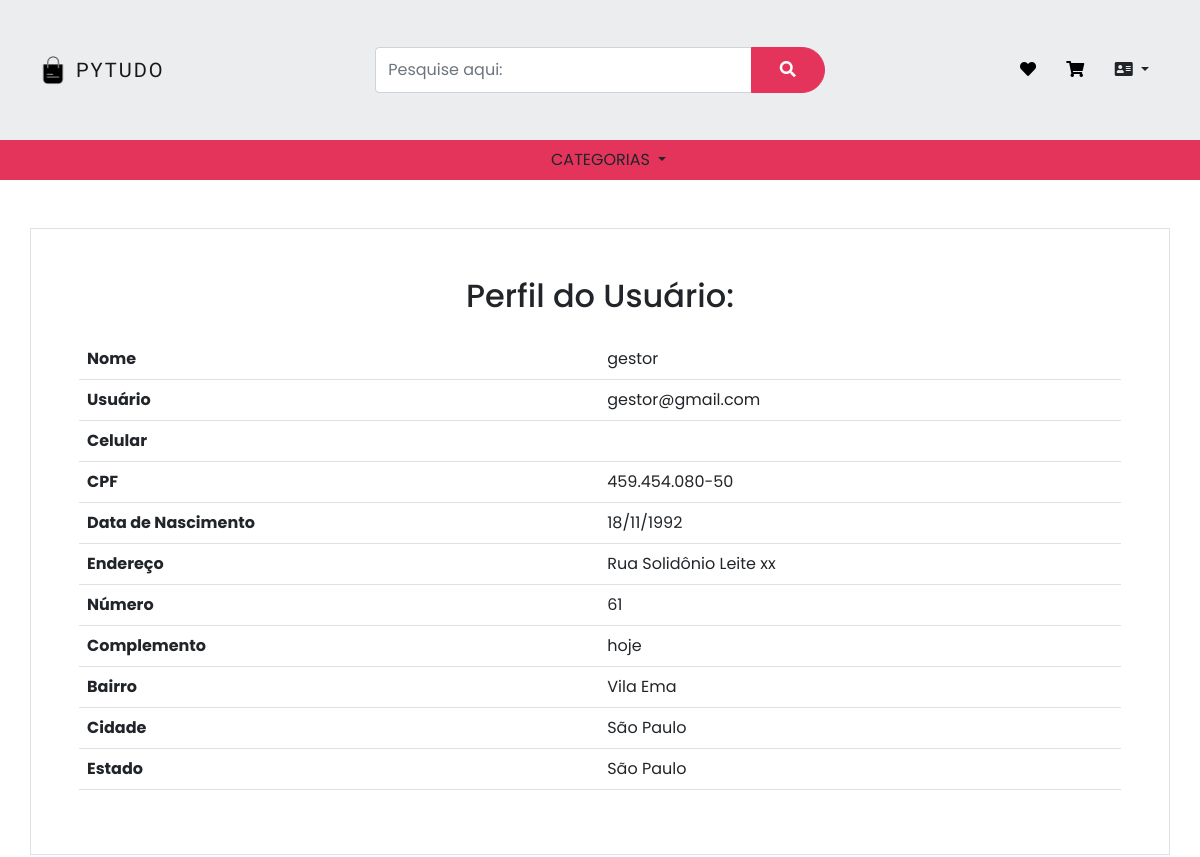
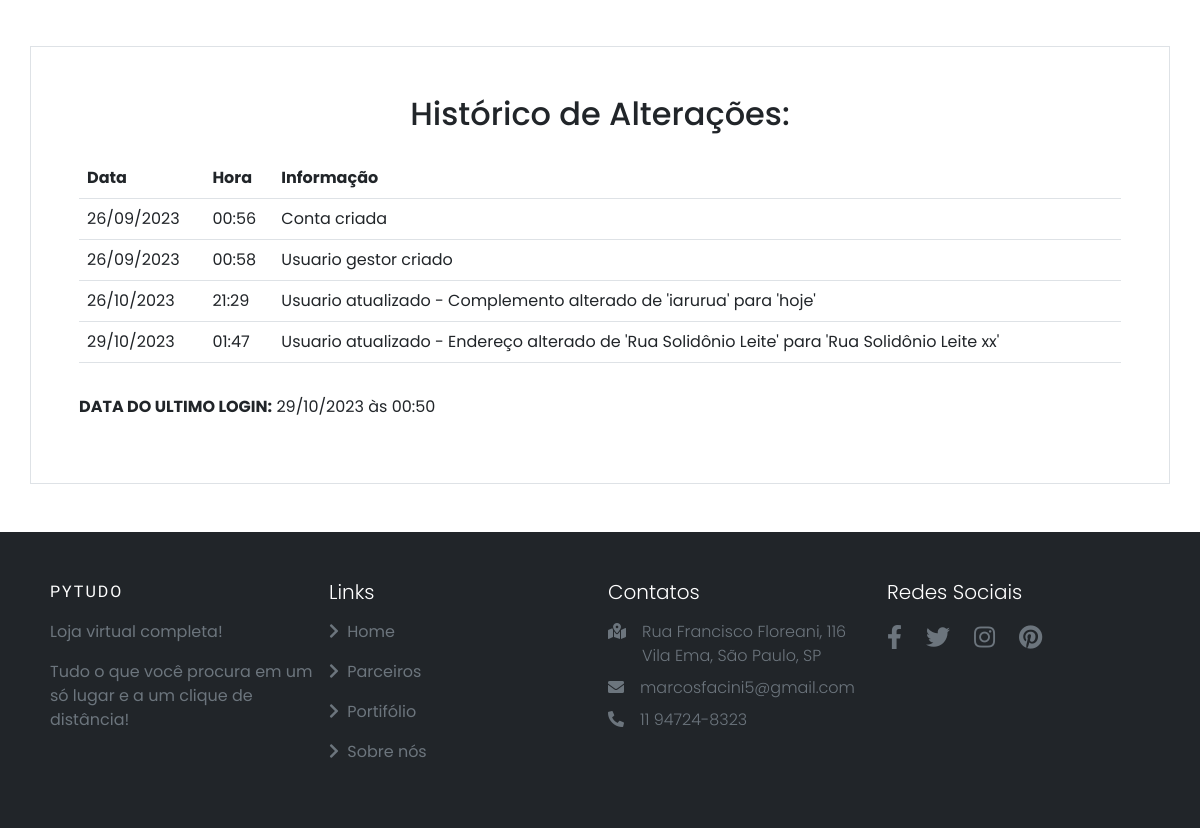
Page /usuarios/ver_usuario/27 on the earlier database version (2 pictures, top to bottom).
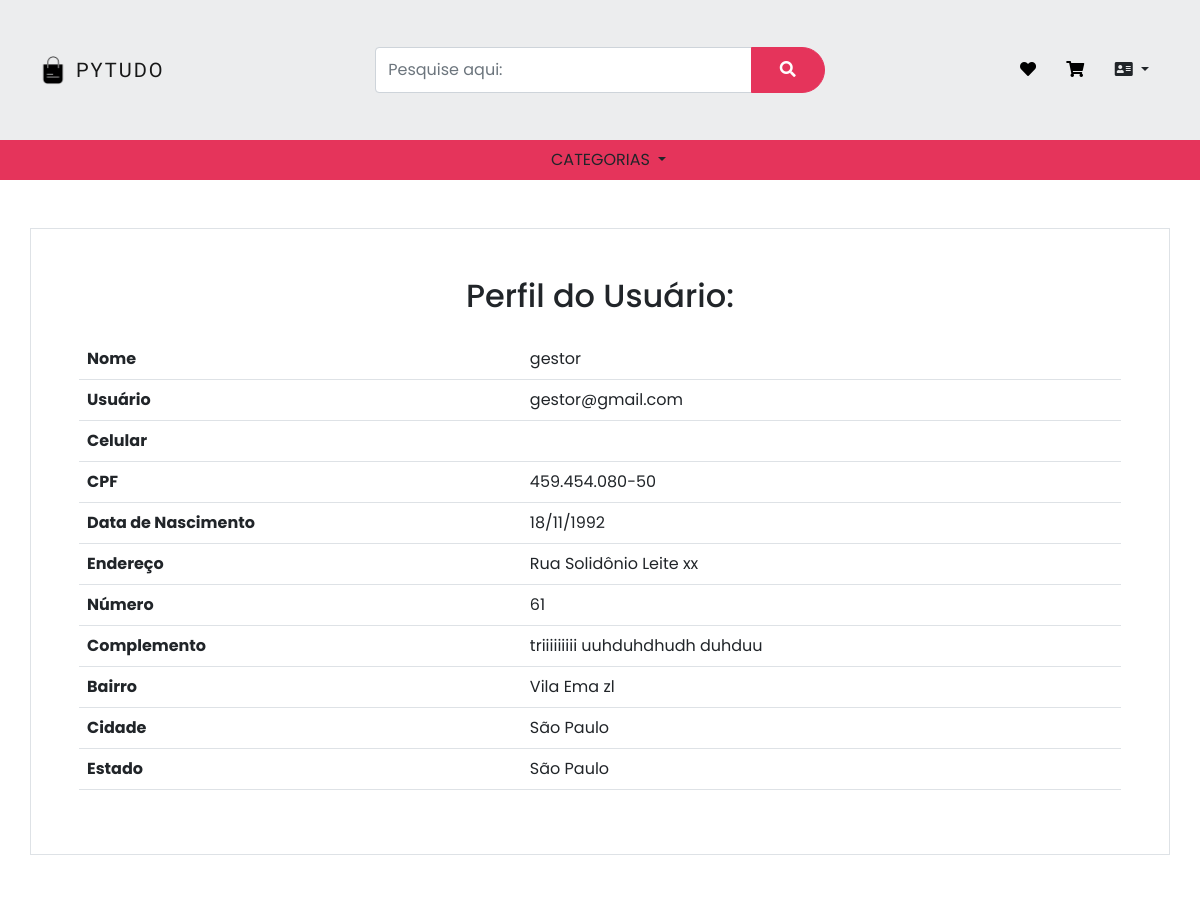
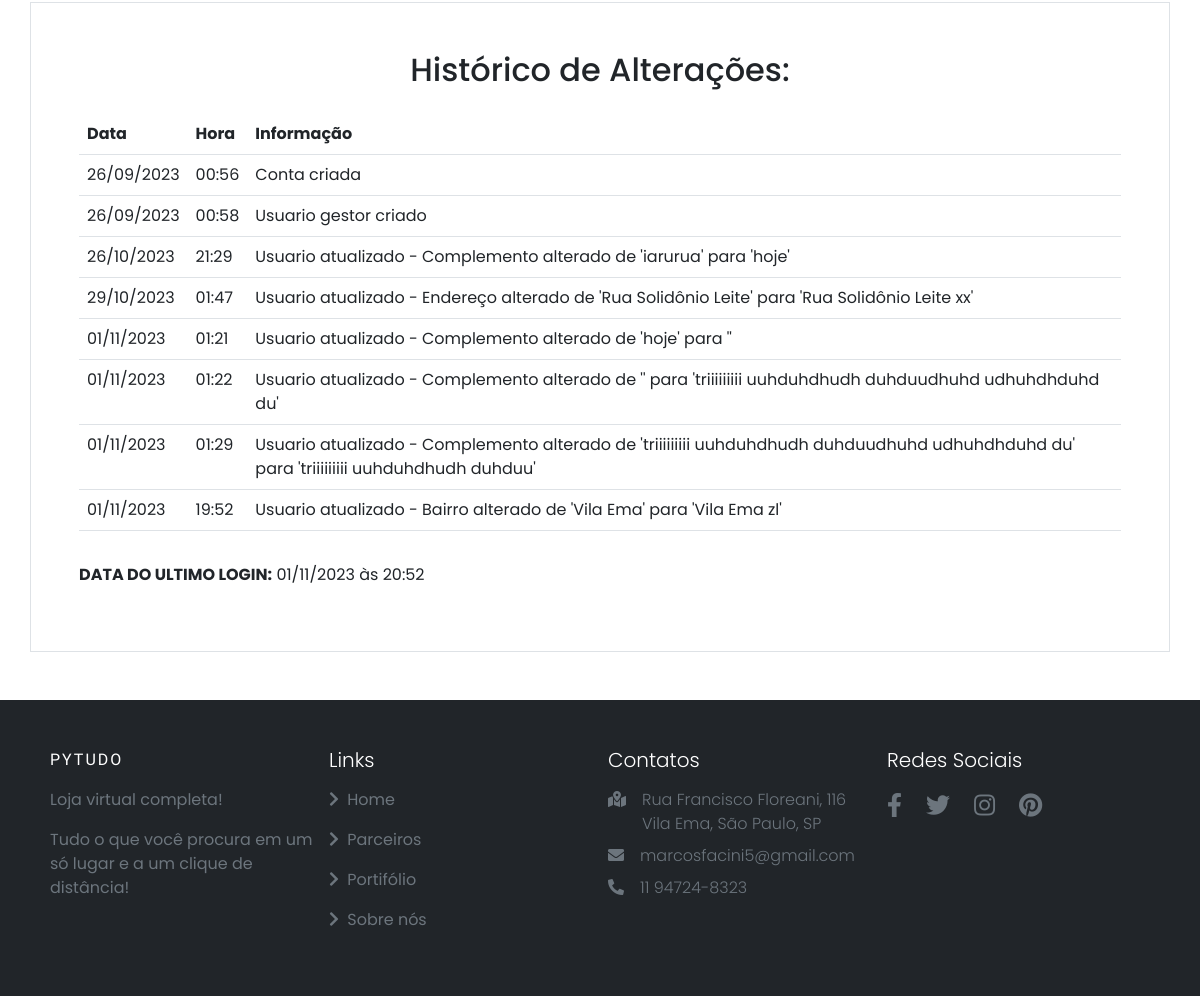
Same page on the later database version (2 pictures, top to bottom).
### usuarios/models.py (models this page shows, shortened)
class Usuarios(models.Model):
    ESTADOS_BRASILEIROS = (
        ('AC', 'Acre'),
        ('AL', 'Alagoas'),
        ('AP', 'Amapá'),
        ('AM', 'Amazonas'),
        ('BA', 'Bahia'),
        ('CE', 'Ceará'),
        ('DF', 'Distrito Federal'),
        ('ES', 'Espírito Santo'),
        ('GO', 'Goiás'),
        ('MA', 'Maranhão'),
        ('MT', 'Mato Grosso'),
        ('MS', 'Mato Grosso do Sul'),
        ('MG', 'Minas Gerais'),
        ('PA', 'Pará'),
        ('PB', 'Paraíba'),
        ('PR', 'Paraná'),
        ('PE', 'Pernambuco'),
        ('PI', 'Piauí'),
        ('RJ', 'Rio de Janeiro'),
        ('RN', 'Rio Grande do Norte'),
        ('RS', 'Rio Grande do Sul'),
        ('RO', 'Rondônia'),
        ('RR', 'Roraima'),
        ('SC', 'Santa Catarina'),
        ('SP', 'São Paulo'),
        ('SE', 'Sergipe'),
        ('TO', 'Tocantins'),
    )
    usuario = models.ForeignKey(settings.AUTH_USER_MODEL, on_delete=models.CASCADE)
    nome = models.CharField(max_length=40)
    cpf = CPFField('CPF')
    data_de_nascimento = models.DateField()
    celular = PhoneNumberField(null=False, blank=False)
    endereco = models.CharField(max_length=50)
    numero_endereco = models.CharField(max_length=10)
    complemento = models.CharField(max_length=50, blank=True, null= True)
    bairro = models.CharField(max_length=30)
    cidade = models.CharField(max_length=30)
    estado = models.CharField(max_length=2, choices=ESTADOS_BRASILEIROS)
    data_atualizacao = models.DateTimeField(auto_now=True, null=True)

class RegistroAlteracaoUsuario(models.Model):
    usuario = models.ForeignKey(Usuarios, on_delete=models.SET_NULL, null=True)
    data_atualizacao = models.DateTimeField(default=timezone.now)
    detalhes = models.TextField()

### usuarios/views.py (the view)
# urls.py: path('ver_usuario/<int:id>', views.ver_usuario, name='ver_usuario'),
def ver_usuario(request, id):
    usuario = Usuarios.objects.get(id=id)
    registros = RegistroAlteracaoUsuario.objects.filter(usuario_id=id)
    return render(request, 'ver_usuario.html', {'usuario': usuario, 'registros': registros})

### usuarios/templates/ver_usuario.html (shortened to what this page needs)
{% extends 'base.html' %}
{% load static %}
{% block 'body' %}
<div class="container p-5 my-5 border">
    <h2 class="text-center mb-4">Perfil do Usuário:</h2>
    <div class="table-responsive">
      <table class="table">
          <tr>
            <td class="fw-bold">Nome</td>
            <td>{{usuario.nome}}</td>
          </tr>
          <tr>
            <td class="fw-bold">Usuário</td>
            <td>{{usuario.usuario}}</td>
          </tr>
          <tr>
            <td class="fw-bold">Celular</td>
            <td>{{usuario.celular.as_national}}</td>
          </tr>
          <tr>
            <td class="fw-bold">CPF</td>
            <td>{{usuario.cpf}}</td>
          </tr>
          <tr>
            <td class="fw-bold">Data de Nascimento</td>
            <td>{{usuario.data_de_nascimento|date:"d/m/Y"}}</td>
          </tr>
          <tr>
            <td class="fw-bold">Endereço</td>
            <td>{{usuario.endereco}}</td>
          </tr>
          <tr>
            <td class="fw-bold">Número</td>
            <td>{{usuario.numero_endereco}}</td>
          </tr>
          {% if usuario.complemento %}
          <tr>
            <td class="fw-bold">Complemento</td>
            <td>{{usuario.complemento}}</td>
          </tr>
          {% endif %}
          <tr>
            <td class="fw-bold">Bairro</td>
            <td>{{usuario.bairro}}</td>
          </tr>
          <tr>
            <td class="fw-bold">Cidade</td>
            <td>{{usuario.cidade}}</td>
          </tr>
          <tr>
            <td class="fw-bold">Estado</td>
            <td>{{usuario.get_estado_display}}</td>
          </tr>
      </table>
    </div>
</div>
<div class="container p-5 mb-5 border">
    <h2 class="text-center mb-4">Histórico de Alterações:</h2>
    <div class="table-responsive">
      <table class="table">
        <tr>
          <th>Data</th>
          <th>Hora</th>
          <th>Informação</th>
        </tr>
        <tr>
          <td>{{usuario.usuario.date_joined|date:"d/m/Y" }}</td>
          <td>{{ usuario.usuario.date_joined|time:"H:i" }}</td>
          <td>Conta criada</td>
        </tr>
        {% for registro in registros %}
        <tr>
          <td>{{registro.data_atualizacao|date:"d/m/Y"}}</td>
          <td>{{registro.data_atualizacao|time:"H:i"}}</td>
          <td>{{registro.detalhes}}</td>
        </tr>
        {% endfor %}
      </table>
    </div>
    <p class="mt-3"><b>DATA DO ULTIMO LOGIN:</b> {{usuario.usuario.last_login|date:"d/m/Y" }} às {{ usuario.usuario.last_login|time:"H:i" }}</p>
  </div>
{% endblock %}

### pytudo/templates/base.html (shortened to what this page needs)
{% load static %}
{% load filtros %}
{% load permission_tags %}
<!DOCTYPE html>
<html lang="pt-BR">
  <head>
    <link rel="stylesheet" href="https://cdnjs.cloudflare.com/ajax/libs/font-awesome/5.15.4/css/all.min.css" />
    <link href="https://cdn.jsdelivr.net/npm/bootstrap@5.0.2/dist/css/bootstrap.min.css" rel="stylesheet">
    <link href="{% static 'base/css/base.css' %}" rel="stylesheet">
  </head>
  <body>
    <nav>
        <div class="container-fluid barra">
            <div class="row h-100">
                <div class="col-md-3 col-sm-6 col-3 order-1 d-flex">
                    <a class="navbar-brand d-flex align-items-center" href="{% url 'home' %}">
                        <span class="d-flex justify-content-center align-items-center bs-icon-sm bs-icon-rounded bs-icon-primary me-1 bs-icon">
                            <img src="{% static 'base\img\shopping-bag-icon.png' %}" alt="site icon">
                        </span>
                        <span>
                            <span class="text-uppercase fw-lighter ms-1">
                                Pytudo
                            </span>
                        </span>
                    </a>
                </div>
                <div class="col-md-6 col-12 order-md-2 order-3 d-flex align-items-center justify-content-center">
                    <form class="input-group" action="{% url 'listar_produtos' %}" method="GET" style="width: 80%;">
                        <div class = "input-group mb-3 mt-3">
                            <input type = "text" name="nome" class = "form-control" placeholder="Pesquise aqui:">
                            <button class = "btn"  type = "submit"><i class = "fa fa-search"></i></button>
                        </div>
                    </form>
                </div>
                <div class="col-md-3 col-sm-6 col-9 order-md-3 order-2 d-flex align-items-center justify-content-end">
                    <div class="nav-btns">
                        <button class="btn position-relative" type="button">
                            <a href ="{% url 'ver_lista_desejo' %}"><i class ="fa fa-heart"></i></a>
                        </button>
                        <button class="btn position-relative" type="button">
                            <a href ="{% url 'carrinho' %}"><i class ="fa fa-shopping-cart"></i></a>
                        </button>
                        <button class="btn position-relative dropdown-toggle" id="PainelDropdown" type="button" data-bs-toggle="dropdown" aria-haspopup="true" aria-expanded="false">
                        <i class="fa fa-address-card" aria-hidden="true"></i>
                        </button>
                    </div>
                </div>
            </div>
        </div>
        <div class="container-fluid d-flex justify-content-center" style="background: #e5345b;">
            <div class="dropdown dropdown-center" style="width: 130px;">
                <a class="text-uppercase nav-link text-dark dropdown-toggle" id="categoriasDropdown" href="#" role="button" data-bs-toggle="dropdown" aria-haspopup="true" aria-expanded="false">
                    Categorias
                </a>
            </div>
        </div>
    </nav>
    {% block 'body' %}
    {% endblock%}
    <footer class = "bg-dark py-5">
      <div class = "container">
          <div class = "row text-white g-4">
              <div class = "col-md-6 col-lg-3 ps-2 pe-2">
                  <a class = "text-uppercase text-decoration-none brand text-white" href ="{% url 'home' %}">Pytudo</a>
                  <p class = "text-white text-muted mt-3">Loja virtual completa!</p>
                  <p class = "text-white text-muted mt-3">Tudo o que você procura em um só lugar e a um clique de distância!</p>
              </div>
              <div class = "col-md-6 col-lg-3 ps-2 pe-2">
                  <h5 class = "fw-light">Links</h5>
                  <ul class = "list-unstyled">
                      <li class = "my-3">
                          <a href = "{% url 'home' %}" class = "text-white text-decoration-none text-muted">
                              <i class = "fas fa-chevron-right me-1"></i> Home
                          </a>
                      </li>
                      <li class = "my-3">
                          <a href = "#" class = "text-white text-decoration-none text-muted">
                              <i class = "fas fa-chevron-right me-1"></i> Parceiros
                          </a>
                      </li>
                      <li class = "my-3">
                          <a href = "#" class = "text-white text-decoration-none text-muted">
                              <i class = "fas fa-chevron-right me-1"></i> Portifólio
                          </a>
                      </li>
                      <li class = "my-3">
                          <a href = "#" class = "text-white text-decoration-none text-muted">
                              <i class = "fas fa-chevron-right me-1"></i> Sobre nós
                          </a>
                      </li>
                  </ul>
              </div>
              <div class = "col-md-6 col-lg-3 ps-2 pe-2">
                  <h5 class = "fw-light mb-3">Contatos</h5>
                  <div class = "d-flex justify-content-start align-items-start my-2 text-muted">
                      <span class = "me-3">
                          <i class = "fas fa-map-marked-alt"></i>
                      </span>
                      <span class = "fw-light">
                          Rua Francisco Floreani, 116 Vila Ema, São Paulo, SP
                      </span>
                  </div>
                  <div class = "d-flex justify-content-start align-items-start my-2 text-muted">
                      <span class = "me-3">
                          <i class = "fas fa-envelope"></i>
                      </span>
                      <span class = "fw-light">
                          marcosfacini5@gmail.com
                      </span>
                  </div>
                  <div class = "d-flex justify-content-start align-items-start my-2 text-muted">
                      <span class = "me-3">
                          <i class = "fas fa-phone-alt"></i>
                      </span>
                      <span class = "fw-light">
                          11 94724-8323
                      </span>
                  </div>
              </div>
              <div class = "col-md-6 col-lg-3 ps-2 pe-2">
                  <h5 class = "fw-light mb-3">Redes Sociais</h5>
                  <div>
                      <ul class = "list-unstyled d-flex">
                          <li>
                              <a href = "#" class = "text-white text-decoration-none text-muted fs-4 me-4">
                                  <i class = "fab fa-facebook-f"></i>
                              </a>
                          </li>
                          <li>
                              <a href = "#" class = "text-white text-decoration-none text-muted fs-4 me-4">
                                  <i class = "fab fa-twitter"></i>
                              </a>
                          </li>
                          <li>
                              <a href = "#" class = "text-white text-decoration-none text-muted fs-4 me-4">
                                  <i class = "fab fa-instagram"></i>
                              </a>
                          </li>
                          <li>
                              <a href = "#" class = "text-white text-decoration-none text-muted fs-4 me-4">
                                  <i class = "fab fa-pinterest"></i>
                              </a>
                          </li>
                      </ul>
                  </div>
              </div>
          </div>
      </div>
  </footer>
  </body>
</html>

### pytudo/templates/static/base/css/base.css (style rules this page uses)
:root { --lg-font: 'Kaisei Tokumin', serif; --sm-font: 'Poppins', sans-serif; --pink: #e5345b; }
body { font-family: var(--sm-font); background-color: #fff; }
.row { --bs-gutter-x: 0rem; }
.barra { height: 140px; padding: 20px 38px; background: #ecedee; }
.btn a { text-decoration: none; color: #000; }
.btn:not(.nav-btns button) { background-color: var(--pink); color: #fff; padding: 10px 28px; border-radius: 25px; border-color: var(--pink); }
.navbar-brand img { width: 30px; }
.navbar-brand span { letter-spacing: 2px; font-family: var(--lg-font); }
.navbar-brand { color: rgba(0,0,0,.9); }
footer .brand { font-family: var(--lg-font); letter-spacing: 2px; }

Differences in the rows shown:
changed Usuarios "gestor": complemento "hoje" → "triiiiiiiii uuhduhdhudh duhduu"; bairro "Vila Ema" → "Vila Ema zl"; usuario.last_login "29/10/2023" → "01/11/2023"; usuario.last_login "00:50" → "20:52"
added RegistroAlteracaoUsuario: data_atualizacao "01/11/2023", data_atualizacao "01:21", detalhes "Usuario atualizado - Complemento alterado de 'hoje' para ''"
added RegistroAlteracaoUsuario: data_atualizacao "01/11/2023", data_atualizacao "01:22", detalhes "Usuario atualizado - Complemento alterado de '' para 'triiiiiiiii uuhduhdhudh duhduudhuhd udhuhdhduhd du'"
added RegistroAlteracaoUsuario: data_atualizacao "01/11/2023", data_atualizacao "01:29", detalhes "Usuario atualizado - Complemento alterado de 'triiiiiiiii uuhduhdhudh duhduudhuhd udhuhdhduhd du' para 'triiiiiiiii uuhduhdhudh duhduu'"
added RegistroAlteracaoUsuario: data_atualizacao "01/11/2023", data_atualizacao "19:52", detalhes "Usuario atualizado - Bairro alterado de 'Vila Ema' para 'Vila Ema zl'"
